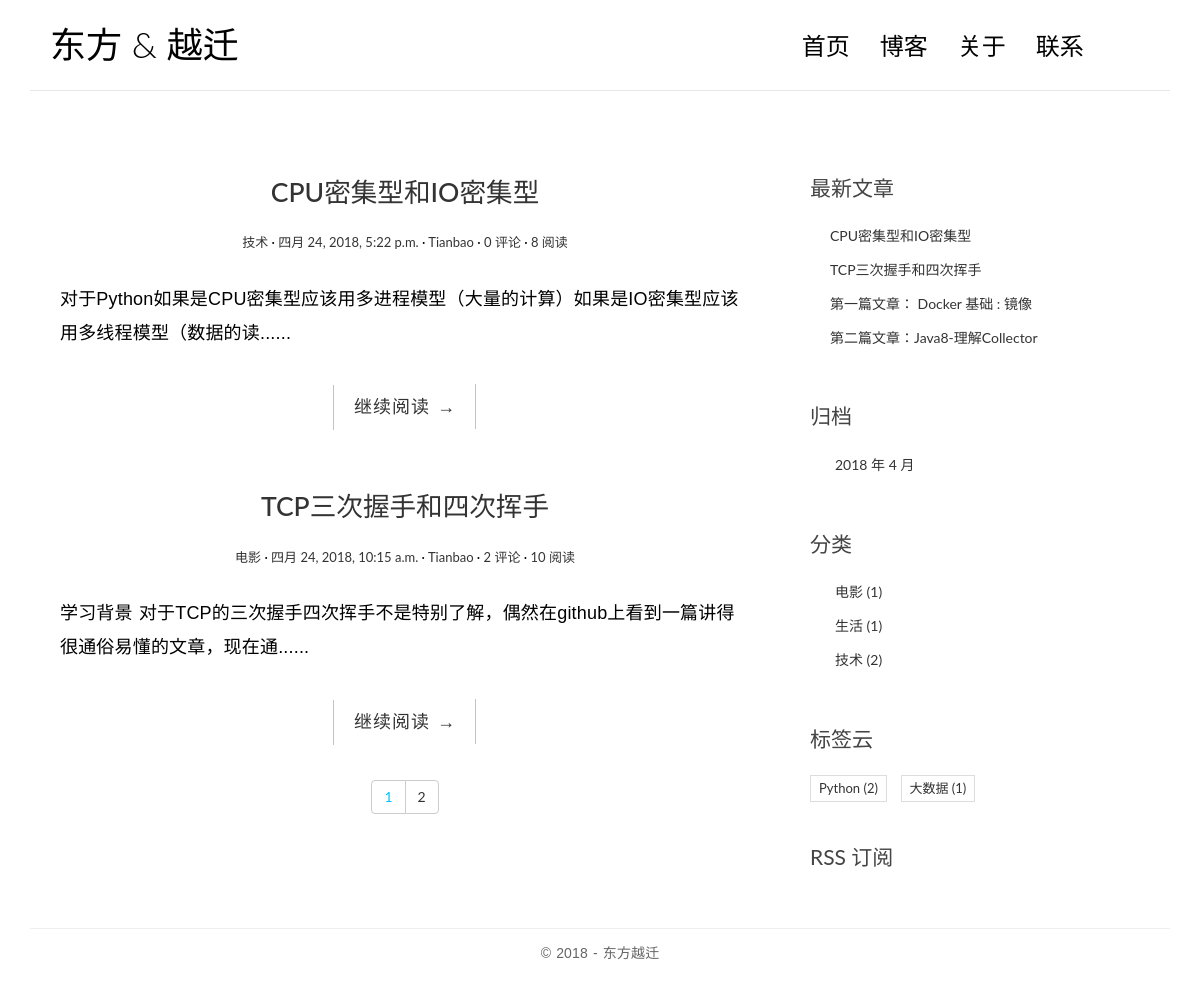
The page / on the database its author committed.
### blog/models.py (models this page shows, shortened)
class Post(models.Model):
    title = models.CharField(max_length=70)
    body = models.TextField()
    created_time = models.DateTimeField()
    modified_time = models.DateTimeField()
    excerpt = models.CharField(max_length=200, blank=True)
    category = models.ForeignKey(Category,on_delete=models.CASCADE)
    tags = models.ManyToManyField(Tag, blank=True)
    author = models.ForeignKey(User,on_delete=models.CASCADE)
    def get_absolute_url(self):
        return reverse('blog:detail', kwargs={'pk': self.pk})
    class Meta:
        ordering = ['-created_time']
    views = models.PositiveIntegerField(default=0)

class Category(models.Model):
    name = models.CharField(max_length=100)

class Tag(models.Model):
    name = models.CharField(max_length=100)

### blog/views.py (the view, shortened to what this page needs)
# urls.py: url(r'^$', views.IndexView.as_view(), name='index'),
class IndexView(ListView):
    model = Post
    template_name = 'blog/index.html'
    context_object_name = 'post_list'
    paginate_by = 2
    def get_context_data(self, **kwargs):
        context = super().get_context_data(**kwargs)
        paginator = context.get('paginator')
        page = context.get('page_obj')
        is_paginated = context.get('is_paginated')
        pagination_data = self.pagination_data(paginator, page, is_paginated)
        context.update(pagination_data)
        return context
    def pagination_data(self, paginator, page, is_paginated):
        if not is_paginated:
            return {}
        left = []
        right = []
        left_has_more = False
        right_has_more = False
        first = False
        last = False
        page_number = page.number
        total_pages = paginator.num_pages
        page_range = paginator.page_range
        if page_number == 1:
            right = page_range[page_number:page_number + 2]
            if right[-1] < total_pages - 1:
                right_has_more = True
            if right[-1] < total_pages:
                last = True
        elif page_number == total_pages:
            left = page_range[(page_number - 3) if (page_number - 3) > 0 else 0:page_number - 1]
            if left[0] > 2:
                left_has_more = True
            if left[0] > 1:
                first = True
        data = {
            'left': left,
            'right': right,
            'left_has_more': left_has_more,
            'right_has_more': right_has_more,
            'first': first,
            'last': last,
        }
        return data

### blog/templatetags/blog_tags.py (called while the page is built)
@register.simple_tag
def get_recent_posts(num=5):
    return Post.objects.all().order_by('-created_time')[:num]

@register.simple_tag
def archives():
    return Post.objects.dates('created_time', 'month', order='DESC')

@register.simple_tag
def get_categories():
    return Category.objects.annotate(num_posts=Count('post')).filter(num_posts__gt=0)

@register.simple_tag
def get_tags():
    return Tag.objects.annotate(num_posts=Count('post')).filter(num_posts__gt=0)

### templates/blog/index.html (shortened to what this page needs)
{% extends 'base.html' %}
{% load blog_tags %}
{% block main %}
    {% for post in post_list %}
    <article class="post post-{{ post.pk }}">
        <header class="entry-header">
            <h1 class="entry-title">
                <a href="{{ post.get_absolute_url }}">{{ post.title }}</a>
            </h1>
            <div class="entry-meta">
                <span class="post-category"><a href="#">{{ post.category.name }}</a></span>
                <span class="post-date"><a href="#"><time class="entry-date"
                                                          datetime="{{ post.created_time }}">{{ post.created_time }}</time></a></span>
                <span class="post-author"><a href="#">{{ post.author }}</a></span>
                <span class="comments-link"><a href="#">{{ post.comment_set.count }} 评论</a></span>
                <span class="views-count"><a href="#"> {{ post.views }} 阅读</a></span>
            </div>
        </header>
        <div class="entry-content clearfix">
            <p>{{ post.excerpt }}......</p>
            <div class="read-more cl-effect-14">
                <a href="{{ post.get_absolute_url }}" class="more-link">继续阅读 <span class="meta-nav">→</span></a>
            </div>
        </div>
    </article>
    {% empty %}
        <div class="no-post">暂时还没有发布的文章！</div>
    {% endfor %}
    <div style="text-align: center;width: 750px;height: 20px">
        {% if is_paginated %}
        <div  class=" pagination btn-group">
          <a  class="btn btn-default" href="?page={{ page_obj.number }}" style="color: deepskyblue">{{ page_obj.number }}</a>
          {% if right %}
            {% for i in right %}
                <a  class="btn btn-default" href="?page={{ i }}">{{ i }}</a>
            {% endfor %}
          {% endif %}
        </div>
        {% endif %}
    </div>
{% endblock main %}

### templates/base.html (shortened to what this page needs)
{% load blog_tags %}
{% load staticfiles %}
<!DOCTYPE html>
<html>
<head>
    <link href="https://cdn.bootcss.com/bootstrap/3.3.7/css/bootstrap.min.css" rel="stylesheet">
    <link rel="stylesheet" href="http://code.ionicframework.com/ionicons/2.0.1/css/ionicons.min.css">
    <link rel="stylesheet" href="{% static 'blog/css/pace.css' %}">
    <link rel="stylesheet" href="{% static 'blog/css/custom.css' %}">
    <link rel="stylesheet" href="{% static 'blog/css/highlights/colorful.css' %}">
</head>
<body>
<div class="container">
    <header id="site-header">
        <div class="row">
            <div class="col-md-4 col-sm-5 col-xs-8">
                <div class="logo">
                    <h1><a href="{% url 'blog:index' %}"><b>东方</b> &amp; 越迁</a></h1>
                </div>
            </div>
            <div class="col-md-8 col-sm-7 col-xs-4">
                <nav class="main-nav" role="navigation">
                    <div class="collapse navbar-collapse" id="bs-example-navbar-collapse-1">
                        <ul class="nav navbar-nav navbar-right">
                            <li class="cl-effect-11"><a href="{% url 'blog:index' %}" data-hover="首页">首页</a></li>
                            <li class="cl-effect-11"><a href="{% url 'blog:index' %}" data-hover="博客">博客</a></li>
                            <li class="cl-effect-11"><a href="#" data-hover="关于">关于</a></li>
                            <li class="cl-effect-11"><a href="#" data-hover="联系">联系</a></li>
                        </ul>
                    </div>
                </nav>
            </div>
        </div>
    </header>
</div>
<div class="content-body">
    <div class="container">
        <div class="row">
            <main class="col-md-8">
                {% block main %}
                {% endblock main %}
            </main>
            <aside class="col-md-4">
                <div class="widget widget-recent-posts">
                <h3 class="widget-title">最新文章</h3>
                {% get_recent_posts as recent_post_list %}
                <ul>
                     {% for post in recent_post_list %}
                    <li>
                        <a href="{{ post.get_absolute_url }}">{{ post.title }}</a>
                    </li>
                    {% empty %}
                    暂无文章！
                    {% endfor %}
                </ul>
            </div>
            <div class="widget widget-archives">
              <h3 class="widget-title">归档</h3>
              {% archives as date_list %}
              <ul>
                {% for date in date_list %}
                <li>
                  <a href="{% url 'blog:archives' date.year date.month %}">
                      {{ date.year }} 年 {{ date.month }} 月
                  </a>
                </li>
                {% empty %}
                暂无归档！
                {% endfor %}
              </ul>
            </div>
            <div class="widget widget-category">
              <h3 class="widget-title">分类</h3>
              {% get_categories as category_list %}
              <ul>
                {% for category in category_list %}
                <li>
                  <a href="{% url 'blog:category' category.pk %}">{{ category.name }}
                      <span class="post-count">({{ category.num_posts }})</span>
                  </a>
                </li>
                {% empty %}
                暂无分类！
                {% endfor %}
              </ul>
            </div>
            <div class="widget widget-tag-cloud">
              <h3 class="widget-title">标签云</h3>
              {% get_tags as tag_list %}
              <ul>
                {% for tag in tag_list %}
                <li>
                  <a href="{% url 'blog:tag' tag.pk %}">{{ tag.name }}
                     <span class="post-count">({{ tag.num_posts }})</span>
                  </a>
                </li>
                {% empty %}
                暂无标签！
                {% endfor %}
              </ul>
            </div>
            <div class="rss">
              <a href="{% url 'rss' %}"> RSS 订阅</a>
            </div>
            </aside>
        </div>
    </div>
</div>
<footer id="site-footer">
    <div class="container">
        <div class="row">
            <div class="col-md-12">
                <p class="copyright">&copy 2018 - 东方越迁
                </p>
            </div>
        </div>
    </div>
</footer>
</body>
</html>

### blog/static/blog/css/custom.css (style rules this page uses)
* { outline: none; }
h1, h2, h3, h4, h5, h6 { margin-top: 0; }
b { font-weight: 400; }
a { color: #333; }
body { color: #444; font-family: 'Lato', sans-serif; }
p { font-family: 'Ubuntu', sans-serif; font-weight: 400; word-spacing: 1px; letter-spacing: 0.01em; }
#site-header { background-color: #FFF; padding: 25px 20px; margin-bottom: 40px; border-bottom: 1px solid #e7e7e7; }
.logo h1 a { color: #000; }
.logo h1 { margin: 0; font-family: 'Lato', sans-serif; font-weight: 300; }
.main-nav { margin-top: 11px; max-width: 95%; }
.main-nav a { color: #000000 !important; padding: 0 0 5px 0 !important; margin-right: 30px; font-family: 'Lato', sans-serif; font-weight: 300; font-size: 24px; }
.cl-effect-11 a { padding: 10px 0; color: #0972b4; text-shadow: none; }
.cl-effect-11 a::before { position: absolute; top: 0; left: 0; overflow: hidden; padding: 0 0 5px 0 !important; max-width: 0; border-bottom: 1px solid #000; color: #000; content: attr(data-hover); white-space: nowrap; -webkit-transition: max-width 0.5s; -moz-transition: max-width 0.5s; transition: max-width 0.5s; }
.content-body { padding-bottom: 4em; }
.post { background: #fff; padding: 30px 30px 0; }
.entry-title { text-align: center; font-size: 1.9em; margin-bottom: 20px; line-height: 1.6; padding: 10px 20px 0; }
.entry-meta { text-align: center; color: #DDDDDD; font-size: 13px; margin-bottom: 30px; }
.entry-content { font-size: 18px; line-height: 1.9; font-weight: 300; color: #000; }
.post-category::after, .post-date::after, .post-author::after, .comments-link::after { content: ' ·'; color: #000; }
.read-more { font-family: 'Ubuntu', sans-serif; font-weight: 400; word-spacing: 1px; letter-spacing: 0.01em; text-align: center; margin-top: 20px; }
.cl-effect-14 a { padding: 0 20px; height: 45px; line-height: 45px; position: relative; display: inline-block; margin: 15px 25px; letter-spacing: 1px; font-weight: 400; text-shadow: 0 0 1px rgba(255, 255, 255, 0.3); }
.cl-effect-14 a::before, .cl-effect-14 a::after { position: absolute; width: 45px; height: 1px; background: #C3C3C3; content: ''; -webkit-transition: all 0.3s; -moz-transition: all 0.3s; transition: all 0.3s; pointer-events: none; }
.cl-effect-14 a::before { top: 0; left: 0; -webkit-transform: rotate(90deg); -moz-transform: rotate(90deg); transform: rotate(90deg); -webkit-transform-origin: 0 0; -moz-transform-origin: 0 0; transform-origin: 0 0; }
.cl-effect-14 a::after { right: 0; bottom: 0; -webkit-transform: rotate(90deg); -moz-transform: rotate(90deg); transform: rotate(90deg); -webkit-transform-origin: 100% 0; -moz-transform-origin: 100% 0; transform-origin: 100% 0; }
.widget { background: #fff; padding: 30px 0 0; }
.widget-title { font-size: 1.5em; margin-bottom: 20px; line-height: 1.6; padding: 10px 0 0; font-weight: 400; }
.widget-recent-posts ul { padding: 0; margin: 0; padding-left: 20px; }
.widget-recent-posts ul li { list-style-type: none; position: relative; line-height: 170%; margin-bottom: 10px; }
.widget-recent-posts ul li::before { content: '\f3d3'; font-family: "Ionicons"; position: absolute; left: -17px; top: 3px; font-size: 16px; color: #000; }
.widget-archives ul { padding: 0; margin: 0; padding-left: 25px; }
.widget-archives ul li { list-style-type: none; position: relative; line-height: 170%; margin-bottom: 10px; }
.widget-archives ul li::before { content: '\f3f3'; font-family: "Ionicons"; position: absolute; left: -25px; top: 1px; font-size: 16px; color: #000; }
.widget-category ul { padding: 0; margin: 0; padding-left: 25px; }
.widget-category ul li { list-style-type: none; position: relative; line-height: 170%; margin-bottom: 10px; }
.widget-category ul li::before { content: '\f3fe'; font-family: "Ionicons"; position: absolute; left: -25px; top: 1px; font-size: 18px; color: #000; }
.widget-tag-cloud ul { padding: 0; margin: 0; margin-right: -10px; }
.widget-tag-cloud ul li { list-style-type: none; font-size: 13px; display: inline-block; margin-right: 10px; margin-bottom: 10px; padding: 3px 8px; border: 1px solid #ddd; }
.rss { font-size: 21px; margin-top: 30px; }
.rss a { color: #444; }
#site-footer { padding-top: 10px; padding: 0 0 1.5em 0; }
.copyright { text-align: center; padding-top: 1em; margin: 0; border-top: 1px solid #eee; color: #666; }

### rows shown on the page
Post: title "CPU密集型和IO密集型", category.name "技术", created_time "四月 24, 2018, 5:22 p.m.", author "Tianbao", comment_set.count "0", views "8", excerpt "对于Python如果是CPU密集型应该用多进程模型（大量的计算）如果是IO密集型应该用多线程模型（数据的读"
Post: title "TCP三次握手和四次挥手", category.name "电影", created_time "四月 24, 2018, 10:15 a.m.", author "Tianbao", comment_set.count "2", views "10", excerpt "学习背景 对于TCP的三次握手四次挥手不是特别了解，偶然在github上看到一篇讲得很通俗易懂的文章，现在通"
Post: title "第一篇文章： Docker 基础 : 镜像"
Post: title "第二篇文章：Java8-理解Collector"
Category: name "电影", num_posts "1"
Category: name "生活", num_posts "1"
Category: name "技术", num_posts "2"
Tag: name "Python", num_posts "2"
Tag: name "大数据", num_posts "1"

### other values the page prints
{{ page_obj.number }} "1"
{{ i }} "2"
{{ date.year }} "2018"
{{ date.month }} "4"
